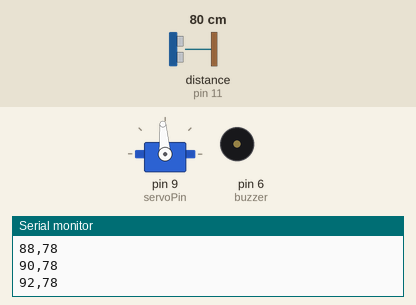
The sketch below on a simulated Arduino Uno, built with avr-gcc and run on an emulated ATmega328P. Shown: servo, buzzer (waves = sounding), the last lines printed to the serial monitor. Wiring (inferred from the names in the program): ultrasonic range finder: trigger pin 10; echo pin 11. The test bench sets the inputs (shaded band); at power-on: distance to the obstacle (sensor on pin 11) 80 cm. The echo pulse lasts 58.3 µs per cm.

Above: at 1.2 s.
1.3 s: distance to the obstacle (sensor on pin 11) set to 12 cm
At 2.31 s:
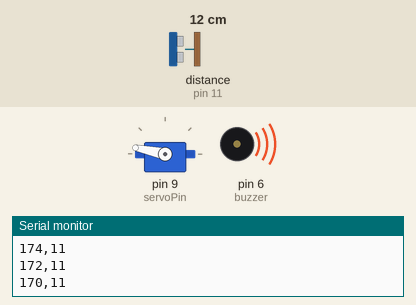
4.3 s: distance to the obstacle (sensor on pin 11) set to 60 cm
At 4.62 s:
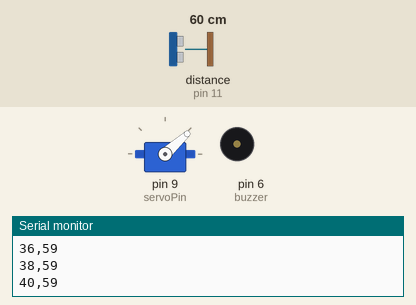
7.3 s: distance to the obstacle (sensor on pin 11) set to 2 cm
At 8.51 s:
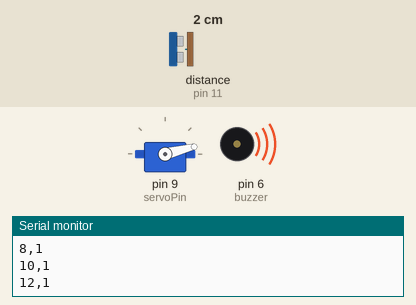
10.3 s: distance to the obstacle (sensor on pin 11) set to 18 cm
At 10.62 s:
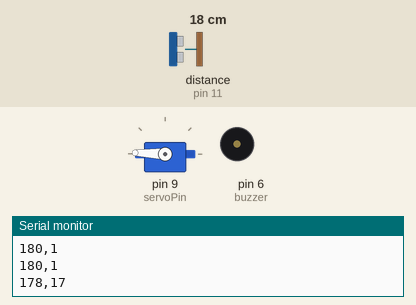
13.3 s: distance to the obstacle (sensor on pin 11) set to 35 cm
Timing chart, 0 to 34.1 s (numbered marks = the images above; inputs shaded):
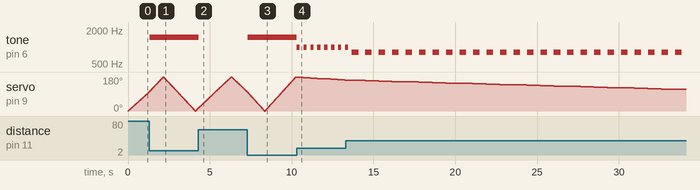

Measured:
- after the input at 1.3 s, tone on pin 6 (buzzer): silent → 1500 Hz at once
- after the input at 4.3 s, tone on pin 6 (buzzer): 1500 Hz → silent at once
- after the input at 7.3 s, tone on pin 6 (buzzer): silent → 1500 Hz at once
- after the input at 10.3 s, tone on pin 6 (buzzer): alternates 1000 Hz for 0.20 s and silent for 0.22 s, starting at once

The sketch:

blink.ino
```cpp
#include <Servo.h>

// Pins
#define trigPin 10
#define echoPin 11
#define buzzer 6
#define servoPin 9

Servo myServo;

long duration;
int distance;

// Function to get distance
int getDistance() {
  digitalWrite(trigPin, LOW);
  delayMicroseconds(2);

  digitalWrite(trigPin, HIGH);
  delayMicroseconds(10);
  digitalWrite(trigPin, LOW);

  duration = pulseIn(echoPin, HIGH, 30000); // timeout
  distance = duration * 0.034 / 2;

  return distance;
}

// Buzzer logic
void handleBuzzer(int d) {
  if (d == 0 || d > 50) {
    noTone(buzzer);
  }
  else if (d > 30) {
    tone(buzzer, 800);
    delay(400);
    noTone(buzzer);
    delay(400);
  }
  else if (d > 15) {
    tone(buzzer, 1000);
    delay(200);
    noTone(buzzer);
    delay(200);
  }
  else {
    tone(buzzer, 1500); // continuous sound
  }
}

void setup() {
  pinMode(trigPin, OUTPUT);
  pinMode(echoPin, INPUT);
  pinMode(buzzer, OUTPUT);

  myServo.attach(servoPin);

  Serial.begin(9600);
}

void loop() {

  // Sweep 0 → 180
  for (int pos = 0; pos <= 180; pos += 2) {
    myServo.write(pos);
    delay(20);

    int d = getDistance();

    // Send to Processing
    Serial.print(pos);
    Serial.print(",");
    Serial.println(d);

    handleBuzzer(d);
  }

  // Sweep 180 → 0
  for (int pos = 180; pos >= 0; pos -= 2) {
    myServo.write(pos);
    delay(20);

    int d = getDistance();

    // Send to Processing
    Serial.print(pos);
    Serial.print(",");
    Serial.println(d);

    handleBuzzer(d);
  }
}
```
